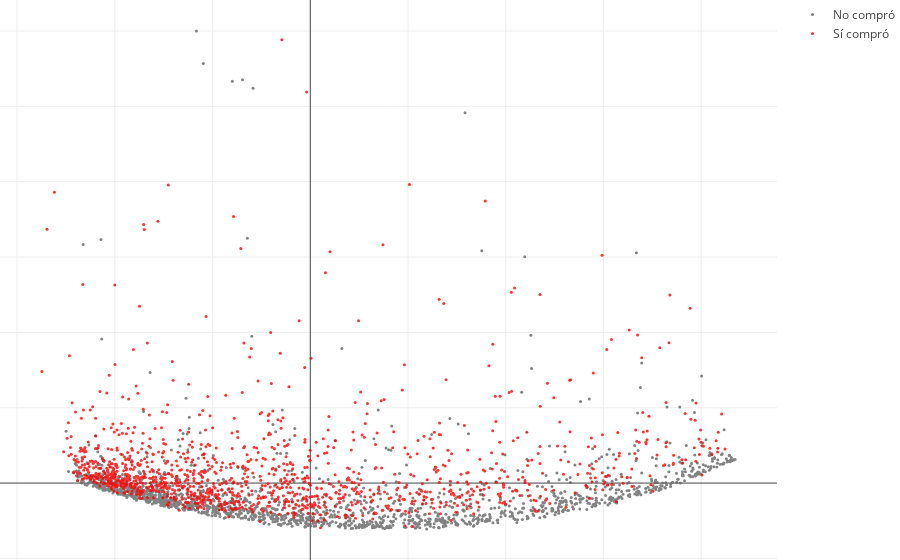

The cell this chart's notebook holds for it:
### Code cell
# Vamos a pasar los y=0 por un lado y los y=1 para poder diferenciarlos con un marcador

trace0= (go.Scatter(
    x= features_0[:,0],
    y= features_0[:,1],
    mode='markers',
    marker=dict(color='rgb(100, 100, 100)', size=3),
    opacity=0.8,
    name='No compró'))



trace1= (go.Scatter(
    x= features_1[:,0],
    y= features_1[:,1],
    mode='markers',
    marker=dict(color='rgb(255, 0, 0)', size=3),
    opacity=0.8,
    name= 'Sí compró'))

data = [trace0, trace1]
layout = go.Layout(
    margin=dict(
        l=0,
        r=0,
        b=0,
        t=0
    )
)
    
fig = go.Figure(data=data, layout=layout)
py.iplot(fig, filename='scatter-mode')

### Figure 1 — Plotly figure (JSON) as saved in the notebook; plotly's stock layout.template omitted (floating-point values rounded to 4 significant figures; data arrays with more than 128 entries replaced by an {"elided": "..."} marker saying what was removed)
{"data": [{"marker": {"color": "rgb(100, 100, 100)", "size": 3}, "mode": "markers", "name": "No compró", "opacity": 0.8, "type": "scatter", "x": {"elided": "1706 float values"}, "y": {"elided": "1706 float values"}}, {"marker": {"color": "rgb(255, 0, 0)", "size": 3}, "mode": "markers", "name": "Sí compró", "opacity": 0.8, "type": "scatter", "x": {"elided": "1294 float values"}, "y": {"elided": "1294 float values"}}], "layout": {"margin": {"b": 0, "l": 0, "r": 0, "t": 0}}}
